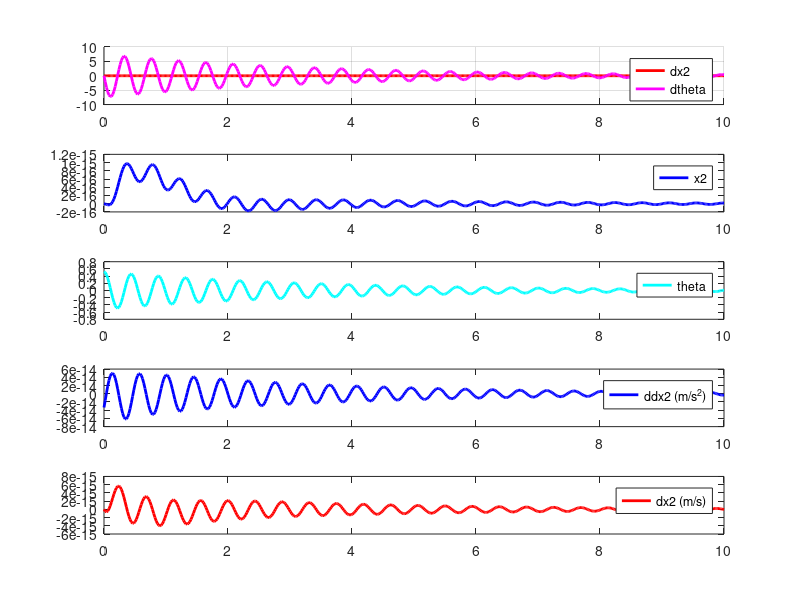

Reproduce this figure in MATLAB. (Note: this script raises an error after producing the figure.)
clc;
clear;
%% system matrix
l = 1/21; %1/20;
m = 1.0;
c = 0.58;
g = 9.8;

A = [0 1 0 0;
     0 0 0 0;
     0 0 0 1;
     0 0 -g/l -c/m];
B = [0 1 0 1/l]';
C = [1 0 0 0;
     0 0 1 0];

%% check controllability
Uc = ctrb(A,B);
left_rank = length(A) - rank(Uc);
if left_rank > 0
    disp("system2 is uncontrollable");
    disp("controllability matrix : ");
    disp(Uc);
else 
    disp("system2 is controllable");
end
% controllable 하면 stabilizable 하다.
%% check observability
Uo = obsv(A,C);
left_rank = length(A) - rank(Uo);
if left_rank > 0
    disp("system2 is unobservable");
    disp("observability matrix : ");
    disp(Uo);
else 
    disp("system2 is observable");
end
%% Design LQR controller

% inital condition 
X_init = [0 0 30*(pi/180) 0]';
% LQR controller parameter
Q = [0.1 0;0 0];
R = 0.005;
% solve Ricatti equation
[P,L,K] = care(A,B,C'*Q*C,R)
%% simulation
activate_time = 10;
Hz = 50;
t = linspace(0,activate_time,activate_time*Hz);

dt = 1/Hz;
X_packet = zeros(4,activate_time*Hz);
for i = 1:activate_time*Hz
    X_packet(:,i) = expm((A-B*K)*t(i))*X_init;
end
U_packet = -K*X_packet;

% real input(velocity)
V_packet = cumtrapz(t, U_packet);

% desired twist
Vd_zero = zeros(1,activate_time*Hz);
Vd = [Vd_zero; Vd_zero; Vd_zero; Vd_zero; V_packet; Vd_zero]; % wx wy wz vx vy vz
%% calculate cost direct
% method 1
Y_packet = C*X_packet;
cost_1 = 0;
for i = 1:activate_time*Hz  
    cost_1 = cost_1 + (Y_packet(i)*Q*Y_packet(i) + U_packet(i)*R*U_packet(i))*dt;
end
disp("LQR cost calculated by integrate : ");
disp(cost_1);
% method 2
cost_2 = X_init'*P*X_init;
disp("LQR ideal cost:");
disp(cost_2);
%% graph
figure(1);
subplot(511)
grid on;
hold on;
plot(t, X_packet(2,:), 'r','LineWidth',2);
plot(t, X_packet(4,:), 'm','LineWidth',2);
legend('dx2','dtheta');
hold off;
subplot(512);
plot(t, X_packet(1,:), 'b','LineWidth',2);  
legend('x2');
subplot(513)
plot(t, X_packet(3,:), 'c','LineWidth',2);
legend('theta');
subplot(514)
plot(t, U_packet(1,:), 'b','LineWidth',2); 
legend('ddx2 (m/s^2)');
subplot(515)
plot(t, V_packet(1,:), 'r','LineWidth',2); 
legend('dx2 (m/s)');

% make csv
writeU = U_packet(1,:)';
writetheta = X_packet(3,:)'-pi/2;
writetheta_dot = X_packet(4,:)';
write = [writeU writetheta writetheta_dot];
label = ["u(t)" "theta" "theta_dot"];
write = [label;write];
filename = 'test0.csv';
writematrix(write, filename);

% make robot test csv
writeV = V_packet(1,:)';
filename = 'velocity_test.csv';
writematrix(writeV, filename);
 
filename = 'acceleration_test.csv';
writematrix(writeU, filename);
